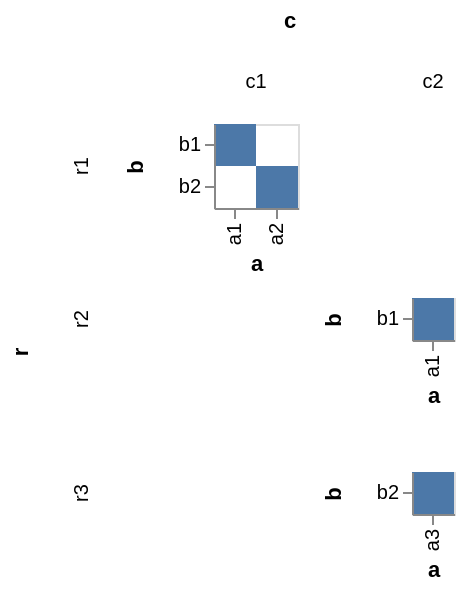

Source (Vega-Lite JSON):
### Vega specification from a JSON file in a GitHub repository (floating-point values rounded to 4 significant figures)
{"$schema": "https://vega.github.io/schema/vega/v4.json", "autosize": "pad", "padding": 5, "data": [{"name": "source_0", "values": [{"r": "r1", "c": "c1", "a": "a1", "b": "b1"}, {"r": "r1", "c": "c1", "a": "a2", "b": "b2"}, {"r": "r2", "c": "c2", "a": "a1", "b": "b1"}, {"r": "r3", "c": "c2", "a": "a3", "b": "b2"}]}, {"name": "cross_column_domain_row_domain", "source": "source_0", "transform": [{"type": "aggregate", "groupby": ["c", "r"], "fields": ["a", "b"], "ops": ["distinct", "distinct"]}]}, {"name": "column_domain", "source": "cross_column_domain_row_domain", "transform": [{"type": "aggregate", "groupby": ["c"], "fields": ["distinct_a"], "ops": ["max"], "as": ["distinct_a"]}]}, {"name": "row_domain", "source": "cross_column_domain_row_domain", "transform": [{"type": "aggregate", "groupby": ["r"], "fields": ["distinct_b"], "ops": ["max"], "as": ["distinct_b"]}]}], "signals": [{"name": "child_x_step", "value": 21}, {"name": "child_y_step", "value": 21}], "layout": {"padding": {"row": 10, "column": 10}, "offset": {"rowTitle": 10, "columnTitle": 10}, "columns": {"signal": "length(data('column_domain'))"}, "bounds": "full", "align": "all"}, "marks": [{"name": "row-title", "type": "group", "role": "row-title", "title": {"text": "r", "offset": 10, "orient": "left", "style": "guide-title"}}, {"name": "column-title", "type": "group", "role": "column-title", "title": {"text": "c", "offset": 10, "style": "guide-title"}}, {"name": "row_header", "type": "group", "role": "row-header", "from": {"data": "row_domain"}, "sort": {"field": "datum[\"r\"]", "order": "ascending"}, "title": {"text": {"signal": "''+parent[\"r\"]"}, "offset": 10, "orient": "left", "style": "guide-label", "baseline": "middle"}, "encode": {"update": {"height": {"signal": "bandspace(datum[\"distinct_b\"], 0, 0) * child_y_step"}}}}, {"name": "column_header", "type": "group", "role": "column-header", "from": {"data": "column_domain"}, "sort": {"field": "datum[\"c\"]", "order": "ascending"}, "title": {"text": {"signal": "''+parent[\"c\"]"}, "offset": 10, "style": "guide-label", "baseline": "middle"}, "encode": {"update": {"width": {"signal": "bandspace(datum[\"distinct_a\"], 0, 0) * child_x_step"}}}}, {"name": "cell", "type": "group", "style": "cell", "from": {"facet": {"name": "facet", "data": "source_0", "groupby": ["r", "c"], "aggregate": {"cross": true, "fields": ["a", "b"], "ops": ["distinct", "distinct"], "as": ["distinct_a", "distinct_b"]}}}, "sort": {"field": ["datum[\"r\"]", "datum[\"c\"]"], "order": ["ascending", "ascending"]}, "encode": {"update": {"width": {"signal": "bandspace(datum[\"distinct_a\"], 0, 0) * child_x_step"}, "height": {"signal": "bandspace(datum[\"distinct_b\"], 0, 0) * child_y_step"}}}, "marks": [{"name": "child_marks", "type": "rect", "style": ["rect"], "from": {"data": "facet"}, "encode": {"update": {"fill": {"value": "#4c78a8"}, "tooltip": {"signal": "{\"b\": ''+datum[\"b\"], \"a\": ''+datum[\"a\"]}"}, "x": {"scale": "child_x", "field": "a"}, "width": {"scale": "child_x", "band": true}, "y": {"scale": "child_y", "field": "b"}, "height": {"scale": "child_y", "band": true}}}}], "scales": [{"name": "child_x", "type": "band", "domain": {"data": "facet", "field": "a", "sort": true}, "range": {"step": {"signal": "child_x_step"}}, "paddingInner": 0, "paddingOuter": 0}, {"name": "child_y", "type": "band", "domain": {"data": "facet", "field": "b", "sort": true}, "range": {"step": {"signal": "child_y_step"}}, "paddingInner": 0, "paddingOuter": 0}], "axes": [{"scale": "child_x", "orient": "bottom", "grid": false, "title": "a", "labelAlign": "right", "labelAngle": 270, "labelBaseline": "middle", "zindex": 1}, {"scale": "child_y", "orient": "left", "grid": false, "title": "b", "zindex": 1}]}], "config": {"axisY": {"minExtent": 30}}}
